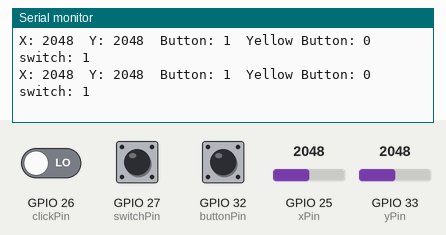
This sketch was run on a simulated ESP32. Shown: the last lines printed to the serial monitor. The inputs (shaded band) are chosen by the test bench; at power-on: GPIO 25 (xPin) = 2048, GPIO 33 (yPin) = 2048, GPIO 26 (clickPin) LOW, GPIO 27 (switchPin) HIGH, GPIO 32 (buttonPin) HIGH.

Above: at 1.2 s.
1.3 s: GPIO 25 (xPin) set to 2866
At 1.31 s:
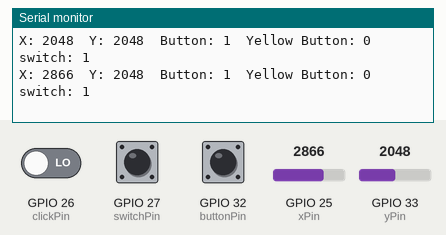
2.8 s: GPIO 33 (yPin) set to 2866
At 2.82 s:
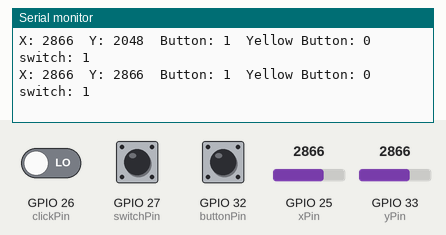
4.3 s: GPIO 26 (clickPin) driven HIGH
At 4.33 s:
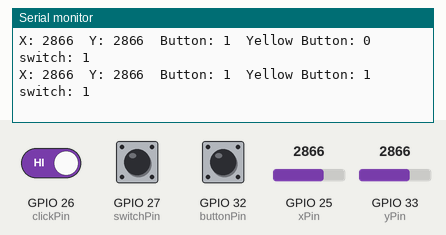
5.8 s: GPIO 27 (switchPin) pulled LOW for 0.15 s
At 5.84 s:
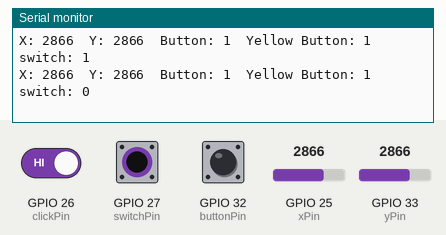
7.4 s: GPIO 32 (buttonPin) pulled LOW for 0.15 s
At 7.45 s:
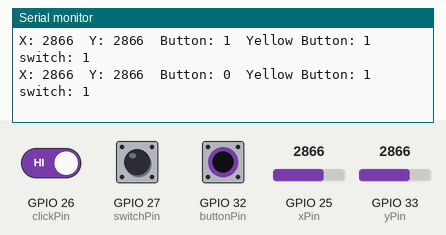
9.0 s: GPIO 25 (xPin) set to 3603
At 9.06 s:
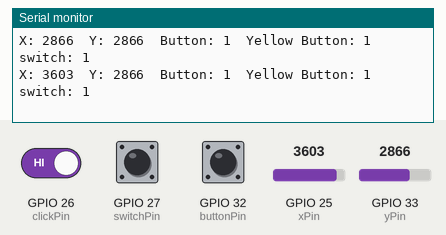
Timing chart, 0 to 11.5 s (numbered marks = the images above; inputs shaded):
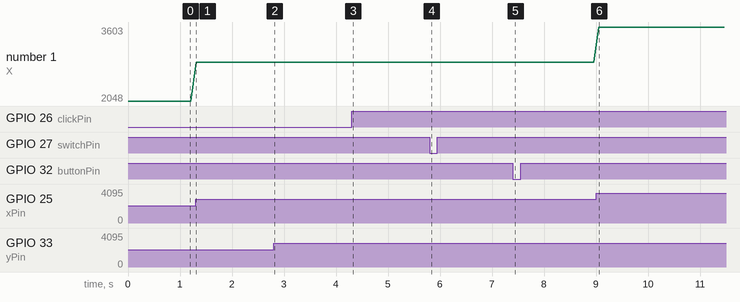

Measured:
- after the input at 1.3 s, the serial monitor: prints a new line at once (image 1)
- after the input at 2.8 s, the serial monitor: prints a new line at once (image 2)
- after the input at 4.3 s, the serial monitor: prints a new line at once (image 3)
- after the input at 5.8 s, the serial monitor: prints a new line at once (image 4)
- after the input at 7.4 s, the serial monitor: prints a new line at once (image 5)
- after the input at 9.0 s, the serial monitor: prints a new line after 0.05 s (image 6)
- plotted number 1: 2048 → 2866 after the input at 1.3 s, 2866 → 3603 after the input at 9.0 s

The sketch:

sketch_sep25a.ino
```cpp
// Define joystick pins
const int xPin = 25;  // X-axis connected to GPIO 32
const int yPin = 33;  // Y-axis connected to GPIO 33
const int buttonPin = 32;  // Button connected to GPIO 25
const int clickPin = 26;
const int switchPin = 27;


void setup() {
 // Initialize serial communication
 Serial.begin(115200);
  // Set button pin as input with pullup resistor
 pinMode(buttonPin, INPUT_PULLUP);
 pinMode(clickPin, INPUT_PULLDOWN);
 pinMode(switchPin, INPUT_PULLUP);
}


void loop() {
 // Read X and Y values (0 - 4095 on ESP32)
 int xValue = analogRead(xPin);
 int yValue = analogRead(yPin);
  // Read button state (0 when pressed, 1 when released)
 int buttonState = digitalRead(buttonPin);
 int clickState = digitalRead(clickPin);
 int switchState = digitalRead(switchPin);


 // Print values to Serial Monitor
 Serial.print("X: ");
 Serial.print(xValue);
 Serial.print("\tY: ");
 Serial.print(yValue);
 Serial.print("\tButton: ");
 Serial.print(buttonState);
 Serial.print("\tYellow Button: ");
 Serial.print(clickState);
 Serial.print("\tswitch: ");
 Serial.println(switchState);


 delay(100);
}
```
